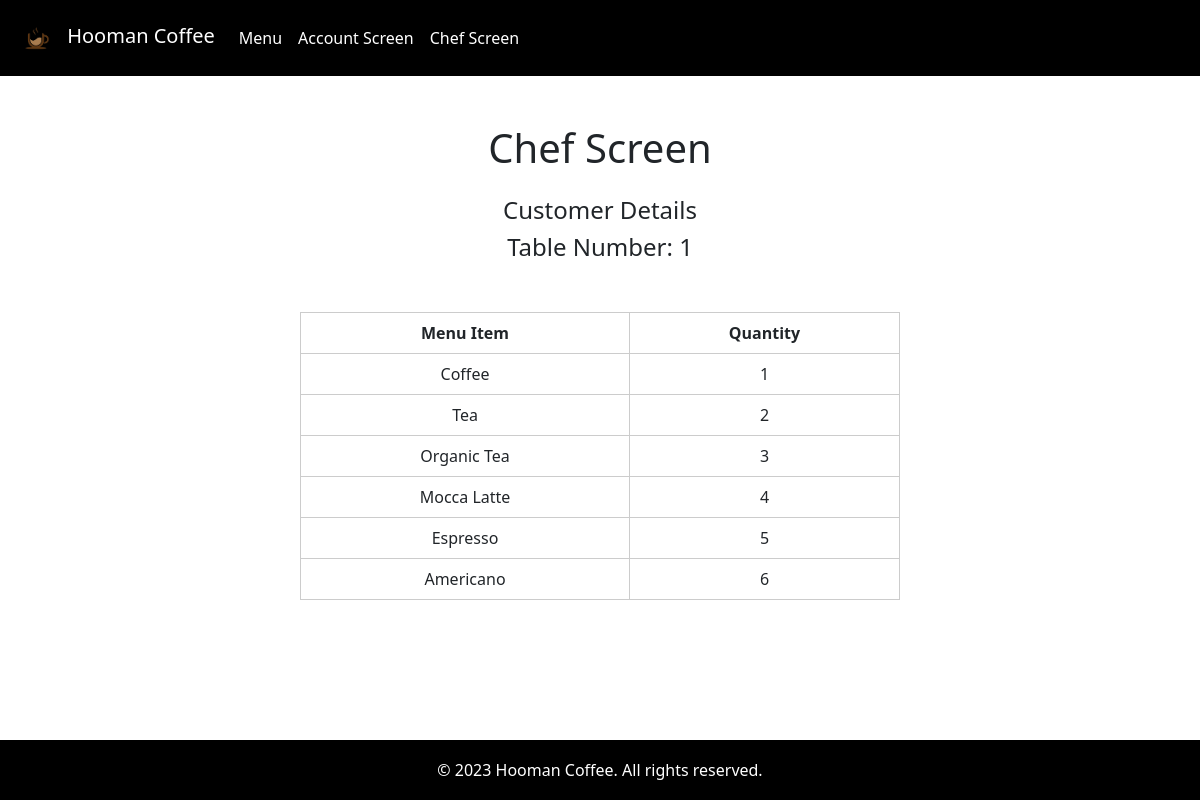
Screenshot of /chefScreen.php with the database file from the repository.
### tables this page shows
CREATE TABLE `tablenumber` (
  `tableId` int(11) NOT NULL,
  `tableNumber` int(11) NOT NULL
);

CREATE TABLE `menuitem` (
  `itemId` int(11) NOT NULL,
  `itemName` text NOT NULL
);

CREATE TABLE `itemqty` (
  `qtyId` int(11) NOT NULL,
  `itemQuantity` int(11) NOT NULL
);

### chefScreen.php (the view, shortened to what this page needs)
<!DOCTYPE html>
<html lang="en">
<head>
    <link rel="stylesheet" href="style.css" />
    <link href="https://cdn.jsdelivr.net/npm/bootstrap@5.3.0/dist/css/bootstrap.min.css" rel="stylesheet" />
</head>
<body>
<section>
    <nav class="navbar navbar-expand-lg navbar-dark bg-black">
        <div class="container-fluid">
            <a class="navbar-brand" href="index.php">
                <img src="img/clogo.png" width="50" height="50" alt="Logo" class="navbar-logo">
                Hooman Coffee
            </a>
            <div class="collapse navbar-collapse" id="navbarSupportedContent">
                <ul class="navbar-nav me-auto mb-2 mb-lg-0">
                    <li class="nav-item">
                        <a class="nav-link active" aria-current="page" href="index.php">Menu</a>
                    </li>
                    <li class="nav-item">
                        <a class="nav-link active" href="accountScreen.php">Account Screen</a>
                    </li>
                    <li class="nav-item">
                        <a class="nav-link active" href="chefScreen.php">Chef Screen</a>
                    </li>
                </ul>
            </div>
        </div>
    </nav>
</section>
    <section>
        <br>
        <br>
        <h1 align=center>Chef Screen</h1>
        <?php
        $retrieveConnection = new mysqli("localhost", "root", "", "coffee");
        $retrieveData3 = "SELECT * FROM tablenumber";
        $retrieveData4 = "SELECT * FROM menuitem";
        $retrieveData6 = "SELECT * FROM itemqty";
        $db3 = $retrieveConnection->query($retrieveData3);
        $db4 = $retrieveConnection->query($retrieveData4);
        $db6 = $retrieveConnection->query($retrieveData6);
        $rows3 = $db3->fetch_all(MYSQLI_ASSOC);
        $rows4 = $db4->fetch_all(MYSQLI_ASSOC);
        $rows6 = $db6->fetch_all(MYSQLI_ASSOC);
        echo '<div class="container my-4" align=center>';
        echo '  <div>';
        echo '    <h4>Customer Details</h4>';
        echo '    <div align=center>';
        echo "      <h4>Table Number: " . $rows3[0]['tableNumber'] . "</h4>";
        echo '    </div>';
        echo '  </div>';
        echo '</div>';
        echo "<div class=\"table-container\">";
        echo "<table class='table'>";
        echo "<tr>";
        echo "<th>Menu Item</th>";
        echo "<th>Quantity</th>";
        echo "</tr>";
        for ($i = 0; $i < count($rows4); $i++) {
            echo "<tr>";
            echo "<td>" . $rows4[$i]['itemName'] . "</td>";
            echo "<td>" . $rows6[$i]['itemQuantity'] . "</td>";
            echo "</tr>";
        }
        echo "</table>";
        echo "</div>";
        ?>
    </section>
    <section>
        <footer class="footer">
            <div class="container">
                <div class="row">
                    <div class="col-12 text-center">
                        <p>&copy; 2023 Hooman Coffee. All rights reserved.</p>
                    </div>
                </div>
            </div>
        </footer>
    </section>
</body>
</html>

### style.css (style rules this page uses)
body { background-color: rgb(0, 5, 5); margin-bottom: 60px; }
.navbar { background-color: #000000; }
.navbar .navbar-brand { color: #ffffff; }
.navbar .navbar-nav .nav-link { color: #ffffff; }
.table-container { display: flex; justify-content: center; align-items: center; margin-top: 50px; }
.table { width: 100%; max-width: 600px; border-collapse: collapse; }
.table th, .table td { padding: 10px; text-align: center; border: 1px solid #ccc; }
.table th { background-color: #f2f2f2; font-weight: bold; }
.footer { position: fixed; left: 0; bottom: 0; width: 100%; height: 60px; background-color: #000000; color: white; }
.footer p { line-height: 60px; margin: 0; text-align: center; }

### rows the page displays
tablenumber: tableNumber "1"
menuitem: itemName "Coffee"
itemqty: itemQuantity "1"
menuitem: itemName "Tea"
itemqty: itemQuantity "2"
menuitem: itemName "Organic Tea"
itemqty: itemQuantity "3"
menuitem: itemName "Mocca Latte"
itemqty: itemQuantity "4"
menuitem: itemName "Espresso"
itemqty: itemQuantity "5"
menuitem: itemName "Americano"
itemqty: itemQuantity "6"
